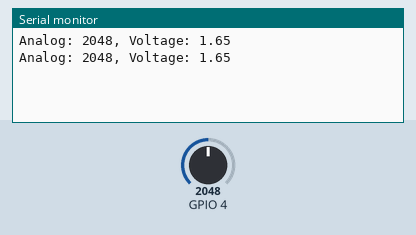
Simulated run of this sketch. Board: ESP32. On the bench: the last lines printed to the serial monitor. The inputs (shaded band) are chosen by the test bench; at power-on: GPIO 4 = 2048.

Above: at 1.8 s.
1.9 s: GPIO 4 set to 2866
At 2.8 s:
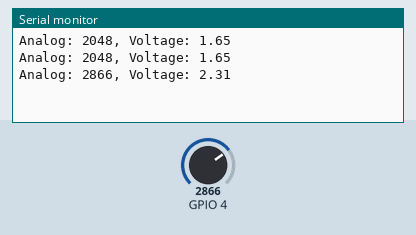
3.4 s: GPIO 4 set to 3603
At 4.7 s:
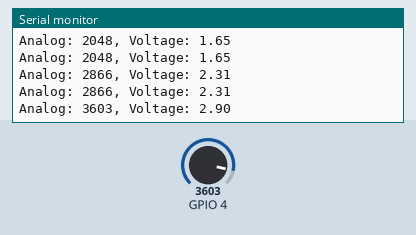
Timing chart, 0 to 6.4 s (numbered marks = the images above; inputs shaded):
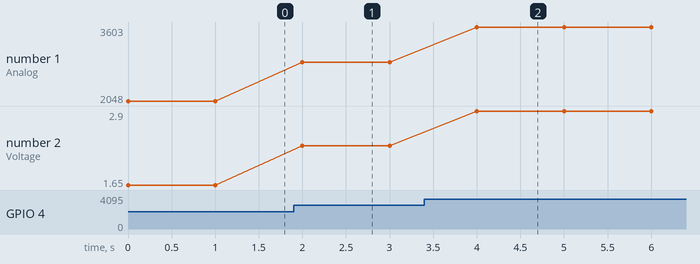

Measured:
- after the input at 1.9 s, the serial monitor: prints a new line after 0.10 s (image 1)
- after the input at 3.4 s, the serial monitor: prints a new line after 0.60 s (image 2)
- plotted number 1: 2048 → 2866 after the input at 1.9 s, 2866 → 3603 after the input at 3.4 s
- plotted number 2: 1.65 → 2.31 after the input at 1.9 s, 2.31 → 2.9 after the input at 3.4 s

The sketch:

pot_hello_world.ino
```cpp
float floatmap(float x, float in_min, float in_max, float out_min, float out_max){
  /*
    Takes an input x in the range of (0 to 4095),
    and converts it to the equivalent range (0 to 3.3 volts) to get
    the voltage that is going through the potentiometer into the pin 4.
    This is then returned and used in the loop method to get the current
    updated voltage value along with the analog value
  */
  return (x - in_min) * (out_max - out_min) / (in_max - in_min) + out_min;
}
void setup() {

  // Initialize serial com at 9600 bits per second:
  Serial.begin(9600);
  // set the ADC attenuation to 11 dB (up to 3.3V inout)
  analogSetAttenuation(ADC_11db);
}

void loop() {
  // Read GPIO Pin 4
  int analogValue = analogRead(4);
  // Rescale to potentiometer's voltage (from 0 V to 3.3 V);
  float voltage = floatmap(analogValue, 0, 4095, 0, 3.3);

  // Print out what we read:
  Serial.print("Analog: ");
  Serial.print(analogValue);
  Serial.print(", Voltage: ");
  Serial.println(voltage);
  delay(1000);
}
```
